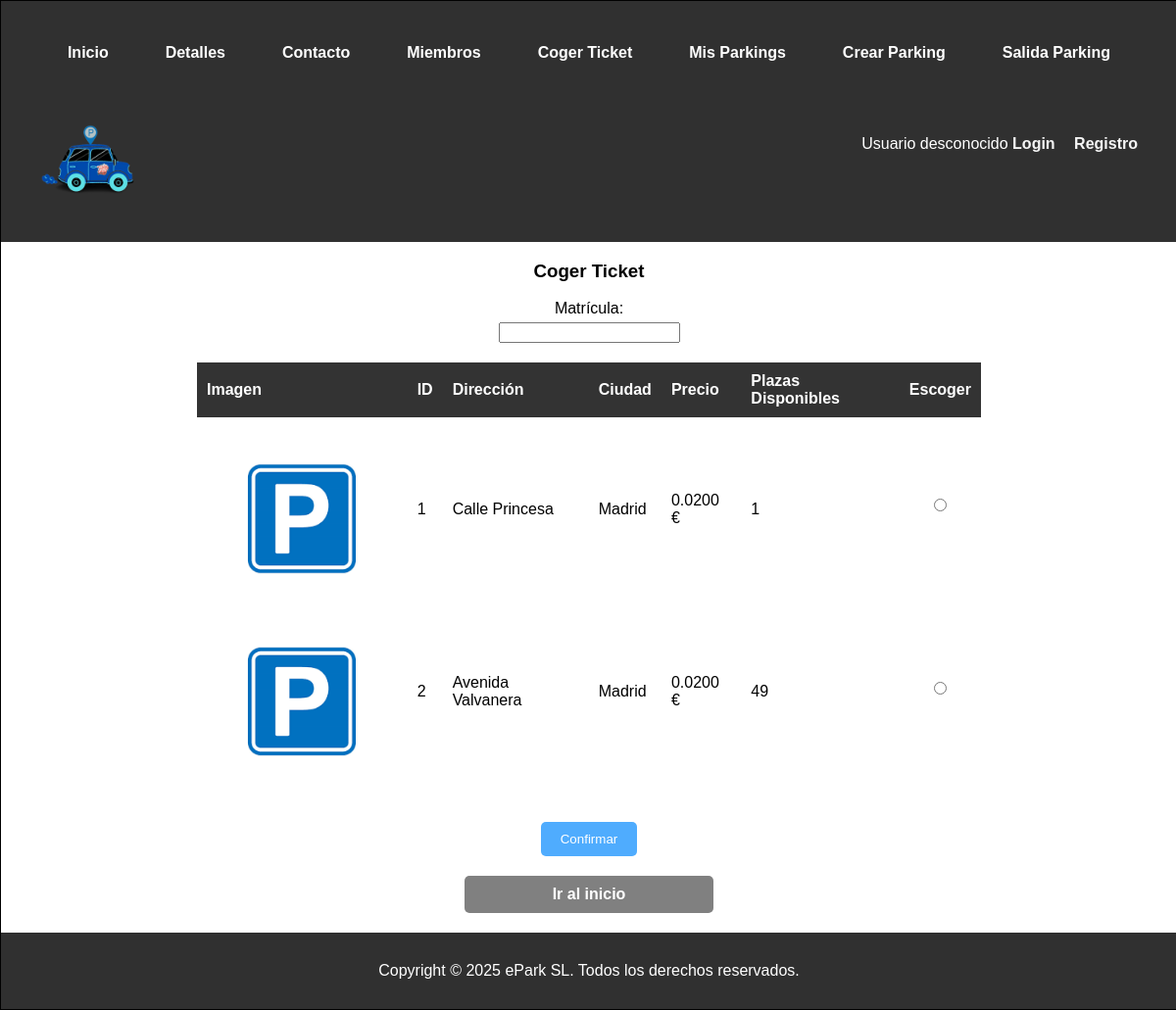
Screenshot of /ticket.php with the database file from the repository.
### tables this page shows
CREATE TABLE `Parking` (
  `id` int(10) NOT NULL AUTO_INCREMENT,
  `dni` varchar(9) NOT NULL,
  `dir` varchar(100) NOT NULL,
  `ciudad` varchar(100) NOT NULL,
  `CP` decimal(5,0) NOT NULL,
  `precio` decimal(5,4) NOT NULL,
  `nPlazas` int(11) NOT NULL,
  `img` varchar(100),
  PRIMARY KEY (`id`),
  CONSTRAINT `crearUsuario` FOREIGN KEY (`dni`) REFERENCES `Usuario` (`dni`) ON DELETE CASCADE ON UPDATE CASCADE,
  UNIQUE KEY `parkingCiudad` (`dir`, `ciudad`)
);

### includes/clases/parking/ParkingDAO.php (called while the page is built, shortened)
<?php
class ParkingDAO extends DAO {
    public function getAll() {
        $parkings = [];
        $conn = Aplicacion::getInstance()->getConexionBd();
        $query = "SELECT * FROM Parking";
        $result = $conn->query($query);
        while ($row = $result->fetch_assoc()) {
            $parkings[] = new TOParking(
                $row['id'] ?? null,
                $row['dni'] ?? null,
                $row['precio'] ?? null,
                $row['dir'] ?? null,
                $row['ciudad'] ?? null,
                $row['CP'] ?? null,
                $row['nPlazas'] ?? null,
                $row['img'] ?? null
            );
        }
        return $parkings;
    }
}
?>

### includes/clases/parking/SAParking.php (called while the page is built, shortened)
<?php
class SAParking{
    public static function mostrarParkings() {
        $daoParking = ParkingDAO::getSingleton();
        return $daoParking->getAll();
    }
}
?>

### includes/config.php (called while the page is built, shortened)
<?php
spl_autoload_register(function ($class) {
    $prefix = 'es\\ucm\\fdi\\aw\\ePark\\';
    $base_dirs = [
        __DIR__ . '/',
        __DIR__ . '/clases/',
        __DIR__ . '/clases/login/',
        __DIR__ . '/clases/parking/',
        __DIR__ . '/clases/ticket/',
        __DIR__ . '/clases/usuario/',
        __DIR__ . '/clases/cogerTicket/',
        __DIR__ . '/clases/administracionParkings/',
        __DIR__ . '/clases/pagoTicket/',
        __DIR__ . '/clases/pago/',
        __DIR__ . '/utils/',
        __DIR__ . '/vistas/comun/'
    ];
    $len = strlen($prefix);
    $relative_class = substr($class, $len);
    $file_path = str_replace('\\', '/', $relative_class) . '.php';
    foreach ($base_dirs as $base_dir) {
        $file = $base_dir . $file_path;
        if (file_exists($file)) {
            return;
        }
    }
});
?>

### includes/clases/parking/TOParking.php (called while the page is built, shortened)
<?php
class TOParking {
    private $id;
    private $dir;
    private $ciudad;
    private $precio;
    private $n_plazas;
    private $img;
    public function __construct($id, $dni, $precio, $dir, $ciudad, $CP, $n_plazas, $img=null) {
        $this->id = $id;
        $this->dir = $dir;
        $this->ciudad = $ciudad;
        $this->precio = $precio;
        $this->n_plazas = $n_plazas;
        $this->img = $img;
    }
    public function getId() { return $this->id; }
    public function getDir() { return $this->dir; }
    public function getCiudad() { return $this->ciudad; }
    public function getPrecio() { return $this->precio; }
    public function getNPlazas() { return $this->n_plazas; }
    public function getImg() { return $this->img; }
}
?>

### includes/clases/ticket/TicketDAO.php (called while the page is built, shortened)
<?php
class TicketDAO extends DAO{
    public static $instancia;
    public static function getSingleton() {
        if ( !self::$instancia instanceof self) {
            self::$instancia = new self;
        }
        return self::$instancia;
    }
    public function ocupacion($id){
        $conn = Aplicacion::getInstance()->getConexionBd();
        $query="SELECT COUNT(*) FROM Ticket WHERE idParking=?";
        $stmt = $conn->prepare($query);
        $stmt->bind_param("i",$id);
        $stmt->execute();
        $stmt->bind_result($num);
        return $num;
    }
}
?>

### includes/clases/ticket/SATicket.php (called while the page is built, shortened)
<?php
class SATicket{
    public static function libre($id, $plazas){
        $daoTicket = TicketDAO::getSingleton();
        $num = $daoTicket->ocupacion($id);
        return $num < $plazas;
    }
    public static function plazasOcupadas($id){
        $daoTicket = TicketDAO::getSingleton();
        return $daoTicket->ocupacion($id);
    }
}
?>

### includes/clases/gestiónTicket/cogerTicket.php (the view, shortened to what this page needs)
<?php
class cogerTicket extends formBase
{
    protected function CreateFields($datos)
    {
        $matricula = htmlspecialchars($datos['matricula'] ?? '');
        $idSeleccionado = $datos['parking_id'] ?? '';
        $parkings = SAParking::mostrarParkings();
        $html = <<<EOF
        <label for="matricula">Matrícula:</label>
        <input type="text" id="matricula" name="matricula" required pattern="\d{4}[A-Za-z]{3}"
        title="Introduce una matrícula válida: 4 dígitos seguidos de 3 letras (ej. 1234ABC)" value="{$matricula}">
        <div class="tabla-responsive">
        <table>
            <tr>
                <th>Imagen</th>
                <th>ID</th>
                <th>Dirección</th>
                <th>Ciudad</th>
                <th>Precio</th>
                <th>Plazas Disponibles</th>
                <th>Escoger</th>
            </tr>
        EOF;
        foreach ($parkings as $parking) {
            $id = htmlspecialchars($parking->getId());
            $nPlazas = htmlspecialchars($parking->getNPlazas());
            if(empty(SATicket::libre($id, $nPlazas))) {
                continue;
            }
            $dir = htmlspecialchars($parking->getDir());
            $ciudad = htmlspecialchars($parking->getCiudad());
            $precio = htmlspecialchars($parking->getPrecio());
            $ocupadas = htmlspecialchars(SATicket::plazasOcupadas($id));
            $libres = $nPlazas - $ocupadas;
            $checked = ($idSeleccionado == $id) ? 'checked' : '';
            $imgPath = (!empty($parking->getImg()) && file_exists($parking->getImg())) ? $parking->getImg() : "img/default.png";
            $img = htmlspecialchars($imgPath);
            $html .= <<<EOF
            <tr>
                <td><img src="{$img}" alt="Imagen del parking"></td>
                <td>{$id}</td>
                <td>{$dir}</td>
                <td>{$ciudad}</td>
                <td>{$precio} €</td>
                <td>{$libres}</td>
                <td>
                    <label><input type="radio" name="parking_id" value="{$id}" {$checked}></label>
                </td>
            </tr>
            EOF;
        }
        $html .= "</table>";
        $html .="</div>";
        $html .= '<button type="submit">Confirmar</button>';
        $htmlinicio = <<<EOF
            <a href="index.php" class="btn-link">Ir al inicio</a>
        EOF;
        return $html .= $htmlinicio;
    }
}

### includes/vistas/comun/formBase.php (shortened to what this page needs)
<?php
abstract class formBase
{
    protected $formId;
    protected $action;
    public function __construct($formId, $opciones = array())
    {
        $this->formId = $formId;
        $opcionesPorDefecto = array('action' => null,);
        $opciones = array_merge($opcionesPorDefecto, $opciones);
        $this->action   = $opciones['action'];
        if (!$this->action) {
            $this->action = htmlentities($_SERVER['PHP_SELF']);
        }
    }
    public function Manage()
    {
        if (! $this->IsSent($_POST)) {
            return $this->Create();
        }
    }
    private function IsSent(&$params)
    {
        return isset($params['action']) && $params['action'] == $this->formId;
    }
    protected function Create($errores = array(), &$datos = array())
    {
        $html = $this->CreateErrors($errores);
        $html .= '<form method="POST" action="' . $this->action . '" id="' . $this->formId . '" >';
        $html .= '<input type="hidden" name="action" value="' . $this->formId . '" />';
        $html .= $this->CreateFields($datos);
        $html .= '</form>';
        return $html;
    }
    protected function CreateErrors($errores)
    {
        $html = '';
        $numErrores = count($errores);
        return $html;
    }
}

### ticket.php (shortened to what this page needs)
<?php
require_once __DIR__ . '/includes/config.php';
$form = new \es\ucm\fdi\aw\ePark\cogerTicket();
$htmlFormCoger = $form->Manage();
$contenidoPrincipal = <<<EOS
   <h3>Coger Ticket</h3>
   $htmlFormCoger
EOS;
require_once __DIR__ .'/includes/vistas/plantilla/plantilla.php';
?>

### includes/vistas/plantilla/plantilla.php (shortened to what this page needs)
<!DOCTYPE html>
<html>
<head>
    <link rel="stylesheet" media="screen and (min-width: 700px)" type="text/css" href="<?= RUTA_CSS ?>/estiloPC.css" />
    <link rel="stylesheet" media="screen and (max-width: 699px)" type="text/css" href="<?= RUTA_CSS ?>/estiloMovil.css" />
    <link rel="stylesheet" type="text/css" href="<?= RUTA_CSS ?>/estilo.css" />
</head>
<body>
    <div id="container">
        <?php require RAIZ_APP . "/vistas/comun/cabecera.php"; ?>
        <main>
            <article>
                <?= $contenidoPrincipal ?>
            </article>
        </main>
        <?php require RAIZ_APP . "/vistas/comun/pie.php"; ?>
</body>
</html>

### includes/vistas/comun/cabecera.php
<?php
function mostrarSaludo()
{
    $rutaApp = RUTA_APP;
    if (isset($_SESSION['nombre']) && ($_SESSION["login"] === true)) {
        echo "Bienvenido {$_SESSION['nombre']} <a href='{$rutaApp}/logout.php'>Salir</a>";
    } else {
        echo "Usuario desconocido <a href='{$rutaApp}/login.php'>Login</a> <a href='{$rutaApp}/register.php'>Registro</a>";
    }
}
?>
<header>
     <div class="navbar">
        <a href="index.php">Inicio</a>
        <a href="detalles.php">Detalles</a>
        <a href="contacto.php">Contacto</a>
        <a href="miembros.php">Miembros</a>
        <a href="ticket.php">Coger Ticket</a>
        <a href="misParkings.php">Mis Parkings</a>
        <a href="crearParking.php">Crear Parking</a>
        <a href="pagoVista.php">Salida Parking</a>
    </div>
<div class="barra-superior">
    <img src="img/logo.png" alt="Logo" class="logo">
    <div class="saludo">
        <?php mostrarSaludo(); ?>
    </div>
    </div>
</header>
</html>

### includes/vistas/comun/pie.php
<footer>
Copyright © 2025 ePark SL. Todos los derechos reservados.
</footer>

### CSS/estilo.css (style rules this page uses)
html,body { font-family: Arial, sans-serif; margin: 0px; background-color: white; justify-content: center; align-items: center; text-align: center; }
div#container { width: 100%; margin: auto; border: 1px solid black; background-color: white; }
header { padding: 30px; height: 20%; background-color: #303030; color: white; }
.navbar { flex-basis: 25%; display:flex; justify-content: space-evenly; flex-wrap: wrap; width: 100%; }
.navbar a { color: white; text-decoration: none; padding: 14px 20px; }
.barra-superior a[href*="login"], .barra-superior a[href*="registro"] { margin-right: 15px; }
.barra-superior { display: flex; align-items: center; padding: 10px ; background-color: #303030; }
.logo { height: 100px; }
main { flex-basis: 50%; background-color: white; }
footer { clear: both; padding: 30px; background-color: #303030; color: white; text-align: center; margin-top: 20px; }
header a, header a:visited { color: whitesmoke; font-weight: bold; text-decoration: none; }
div.saludo { width: 100%; text-align: right; }
label { text-align: center; margin: 0 auto 5px; display: block; }
input[type="radio"] { margin: 0; }
.btn-link { width:17%; display: inline-block; padding: 10px 25px; background-color:grey; color: white; text-decoration: none; border-radius: 5px; font-weight: bold; border: none; transition: background-color 0.3s; cursor: pointer; }
button { display:block; margin: 20px auto; padding: 10px 20px; background: #4facfe; color: white; border: none; border-radius: 5px; cursor:pointer; }
table { width: 90%; max-width: 800px; margin: 20px auto; border-collapse: collapse; background: #fff; }
.tabla-responsive { overflow-x: auto; width: 100%; }
th { background-color: #333; color: #fff; }
th, td { padding: 10px; text-align: justify; }
img { display: block; margin: 20px auto 0; max-width: 80%; height: auto; }
input[type="text"] { width: margin 0; }

### rows the page displays
parking: id "1", dir "Calle Princesa", ciudad "Madrid", precio "0.0200"
parking: id "2", dir "Avenida Valvanera", ciudad "Madrid", precio "0.0200", libres "49"
